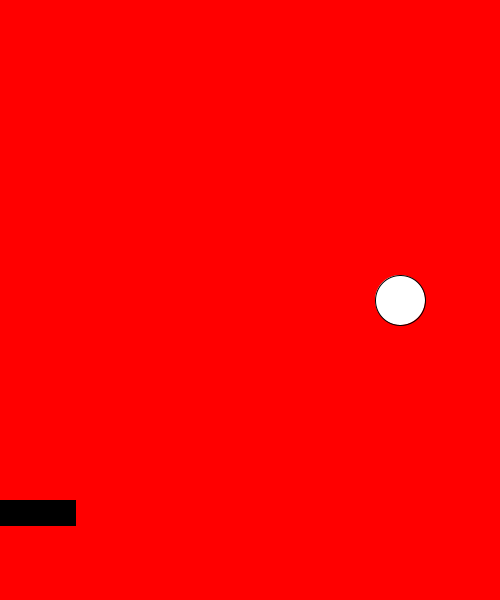
Frame 1 (no input)
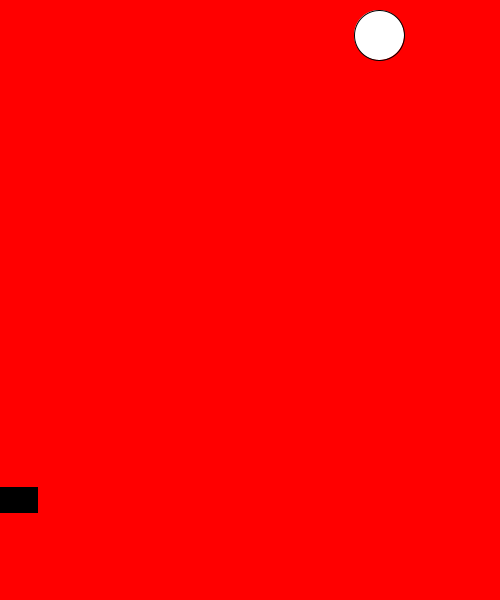
Frame 60 (the mouse pressed at the canvas centre just before this capture)
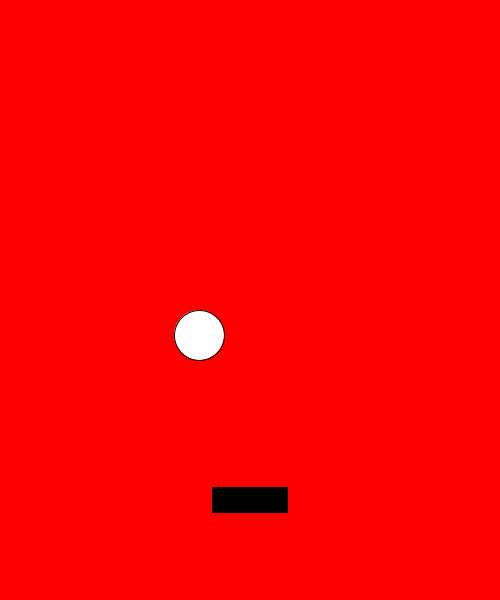
Frame 120 (the mouse held since frame 60 and released just before this capture)

The Processing sketch that drew these frames (run headless with seeded random() and noise(); from frame 60 on, the mouse is pressed at the canvas centre):

// Processing sketch: PONG
// ── PONG.pde
float rectX, rectY, rectWidth=75, rectHeight=25, rectHorizSpeed=3, rectVertSpeed=5;
boolean moveUp=true, moveRight=true; 
float rect2X, rect2Y, rect2Width=50, rect2Height=50, rect2HorizSpeed=2, rect2VertSpeed=2;
boolean moveUp2=true, moveRight2=false; 

void setup() {
  size(500, 600);
  rectX=width*.8;
  rectY=height*.5;
  rect2X=mouseX;
  rect2Y=500;
}

void draw() {

  background(255, 0, 0);
  fill(255);
  ellipse(rectX, rectY, rect2Width, rect2Height);
  fill(0);
  rect(mouseX, rect2Y, rectWidth, rectHeight);
  rectMode(CENTER);
  
  if (moveUp) { //if 1
   rectY-=rectVertSpeed;
  } else {
    rectY+=rectVertSpeed;
  }//end if1
  
  if (moveRight) {//if 3
    rectX+=rectHorizSpeed;
  } else {
    rectX-=rectHorizSpeed;
  }//end if 3
  
  if (rectY<25) {
    moveUp=false;
  }// end if

  if (rectY + rectHeight >height) {
   rectX=width*.5;
  rectY=height*.2;
  rectHorizSpeed=3;
  rectVertSpeed=5;
  }// end if
  
  if (rectX<25) {
    moveRight=true;
  }// end if
  
  if (rectX + rectWidth -50>width) {
    moveRight=false;
  }// end if
 
  if ((abs (rectY-rect2Y))<(rectHeight+15)&& (abs(rectX-mouseX))<(rectHeight+15)) {
 moveUp2=!moveUp2;
    moveUp=!moveUp;
    rectHorizSpeed+=.5; 
    rectVertSpeed+=.5;
}// end if

}// end draw
